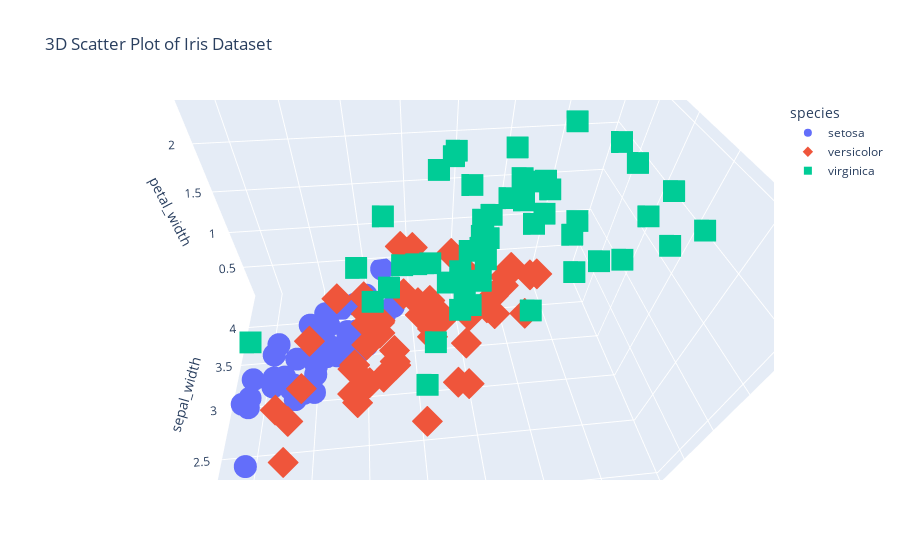

Notebook code cell kept with this figure:
### Code cell
import plotly.express as px

# Demo dataset
df = px.data.iris()

# 3D Scatter plot
fig = px.scatter_3d(df, x='sepal_length', y='sepal_width', z='petal_width',
                    color='species', symbol='species', size_max=10,
                    title='3D Scatter Plot of Iris Dataset')
fig.show()

### Figure 1 — Plotly figure (JSON) as saved in the notebook; plotly's stock layout.template omitted (floating-point values rounded to 4 significant figures)
{"data": [{"hovertemplate": "species=setosa<br>sepal_length=%{x}<br>sepal_width=%{y}<br>petal_width=%{z}<extra></extra>", "legendgroup": "setosa", "marker": {"color": "#636efa", "symbol": "circle"}, "mode": "markers", "name": "setosa", "scene": "scene", "showlegend": true, "type": "scatter3d", "x": [5.1, 4.9, 4.7, 4.6, 5, 5.4, 4.6, 5, 4.4, 4.9, 5.4, 4.8, 4.8, 4.3, 5.8, 5.7, 5.4, 5.1, 5.7, 5.1, 5.4, 5.1, 4.6, 5.1, 4.8, 5, 5, 5.2, 5.2, 4.7, 4.8, 5.4, 5.2, 5.5, 4.9, 5, 5.5, 4.9, 4.4, 5.1, 5, 4.5, 4.4, 5, 5.1, 4.8, 5.1, 4.6, 5.3, 5], "y": [3.5, 3, 3.2, 3.1, 3.6, 3.9, 3.4, 3.4, 2.9, 3.1, 3.7, 3.4, 3, 3, 4, 4.4, 3.9, 3.5, 3.8, 3.8, 3.4, 3.7, 3.6, 3.3, 3.4, 3, 3.4, 3.5, 3.4, 3.2, 3.1, 3.4, 4.1, 4.2, 3.1, 3.2, 3.5, 3.1, 3, 3.4, 3.5, 2.3, 3.2, 3.5, 3.8, 3, 3.8, 3.2, 3.7, 3.3], "z": [0.2, 0.2, 0.2, 0.2, 0.2, 0.4, 0.3, 0.2, 0.2, 0.1, 0.2, 0.2, 0.1, 0.1, 0.2, 0.4, 0.4, 0.3, 0.3, 0.3, 0.2, 0.4, 0.2, 0.5, 0.2, 0.2, 0.4, 0.2, 0.2, 0.2, 0.2, 0.4, 0.1, 0.2, 0.1, 0.2, 0.2, 0.1, 0.2, 0.2, 0.3, 0.3, 0.2, 0.6, 0.4, 0.3, 0.2, 0.2, 0.2, 0.2]}, {"hovertemplate": "species=versicolor<br>sepal_length=%{x}<br>sepal_width=%{y}<br>petal_width=%{z}<extra></extra>", "legendgroup": "versicolor", "marker": {"color": "#EF553B", "symbol": "diamond"}, "mode": "markers", "name": "versicolor", "scene": "scene", "showlegend": true, "type": "scatter3d", "x": [7, 6.4, 6.9, 5.5, 6.5, 5.7, 6.3, 4.9, 6.6, 5.2, 5, 5.9, 6, 6.1, 5.6, 6.7, 5.6, 5.8, 6.2, 5.6, 5.9, 6.1, 6.3, 6.1, 6.4, 6.6, 6.8, 6.7, 6, 5.7, 5.5, 5.5, 5.8, 6, 5.4, 6, 6.7, 6.3, 5.6, 5.5, 5.5, 6.1, 5.8, 5, 5.6, 5.7, 5.7, 6.2, 5.1, 5.7], "y": [3.2, 3.2, 3.1, 2.3, 2.8, 2.8, 3.3, 2.4, 2.9, 2.7, 2, 3, 2.2, 2.9, 2.9, 3.1, 3, 2.7, 2.2, 2.5, 3.2, 2.8, 2.5, 2.8, 2.9, 3, 2.8, 3, 2.9, 2.6, 2.4, 2.4, 2.7, 2.7, 3, 3.4, 3.1, 2.3, 3, 2.5, 2.6, 3, 2.6, 2.3, 2.7, 3, 2.9, 2.9, 2.5, 2.8], "z": [1.4, 1.5, 1.5, 1.3, 1.5, 1.3, 1.6, 1, 1.3, 1.4, 1, 1.5, 1, 1.4, 1.3, 1.4, 1.5, 1, 1.5, 1.1, 1.8, 1.3, 1.5, 1.2, 1.3, 1.4, 1.4, 1.7, 1.5, 1, 1.1, 1, 1.2, 1.6, 1.5, 1.6, 1.5, 1.3, 1.3, 1.3, 1.2, 1.4, 1.2, 1, 1.3, 1.2, 1.3, 1.3, 1.1, 1.3]}, {"hovertemplate": "species=virginica<br>sepal_length=%{x}<br>sepal_width=%{y}<br>petal_width=%{z}<extra></extra>", "legendgroup": "virginica", "marker": {"color": "#00cc96", "symbol": "square"}, "mode": "markers", "name": "virginica", "scene": "scene", "showlegend": true, "type": "scatter3d", "x": [6.3, 5.8, 7.1, 6.3, 6.5, 7.6, 4.9, 7.3, 6.7, 7.2, 6.5, 6.4, 6.8, 5.7, 5.8, 6.4, 6.5, 7.7, 7.7, 6, 6.9, 5.6, 7.7, 6.3, 6.7, 7.2, 6.2, 6.1, 6.4, 7.2, 7.4, 7.9, 6.4, 6.3, 6.1, 7.7, 6.3, 6.4, 6, 6.9, 6.7, 6.9, 5.8, 6.8, 6.7, 6.7, 6.3, 6.5, 6.2, 5.9], "y": [3.3, 2.7, 3, 2.9, 3, 3, 2.5, 2.9, 2.5, 3.6, 3.2, 2.7, 3, 2.5, 2.8, 3.2, 3, 3.8, 2.6, 2.2, 3.2, 2.8, 2.8, 2.7, 3.3, 3.2, 2.8, 3, 2.8, 3, 2.8, 3.8, 2.8, 2.8, 2.6, 3, 3.4, 3.1, 3, 3.1, 3.1, 3.1, 2.7, 3.2, 3.3, 3, 2.5, 3, 3.4, 3], "z": [2.5, 1.9, 2.1, 1.8, 2.2, 2.1, 1.7, 1.8, 1.8, 2.5, 2, 1.9, 2.1, 2, 2.4, 2.3, 1.8, 2.2, 2.3, 1.5, 2.3, 2, 2, 1.8, 2.1, 1.8, 1.8, 1.8, 2.1, 1.6, 1.9, 2, 2.2, 1.5, 1.4, 2.3, 2.4, 1.8, 1.8, 2.1, 2.4, 2.3, 1.9, 2.3, 2.5, 2.3, 1.9, 2, 2.3, 1.8]}], "layout": {"autosize": true, "legend": {"title": {"text": "species"}, "tracegroupgap": 0}, "scene": {"aspectmode": "auto", "aspectratio": {"x": 1.31, "y": 0.8736, "z": 0.8736}, "camera": {"center": {"x": 0, "y": 0, "z": 0}, "eye": {"x": -0.08751, "y": -0.8669, "z": 0.9491}, "projection": {"type": "perspective"}, "up": {"x": 0, "y": 0, "z": 1}}, "domain": {"x": [0, 1], "y": [0, 1]}, "xaxis": {"title": {"text": "sepal_length"}, "type": "linear"}, "yaxis": {"title": {"text": "sepal_width"}, "type": "linear"}, "zaxis": {"title": {"text": "petal_width"}, "type": "linear"}}, "title": {"text": "3D Scatter Plot of Iris Dataset"}}}
